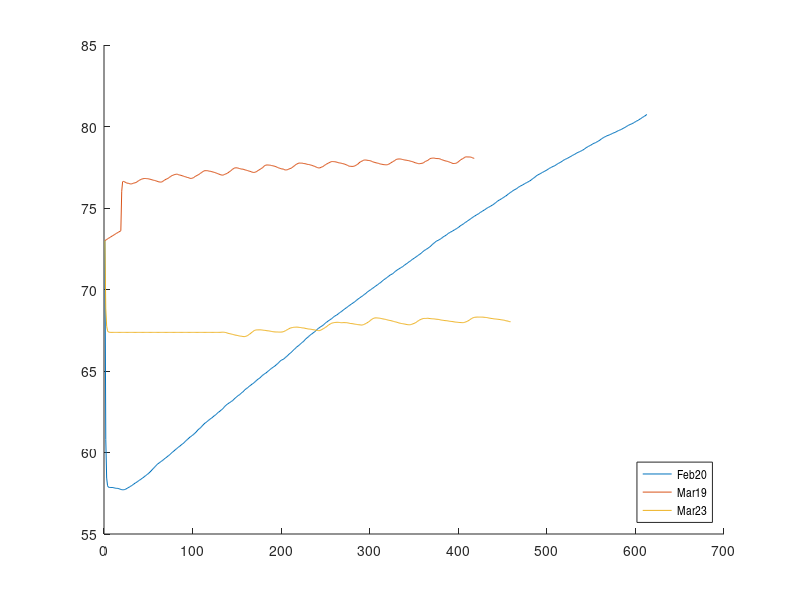

MATLAB code to generate this figure:
clc;

clear all;
load('ICSolar.ICS_Skeleton_20_Feb_2015.mat','temp_flowport_a');
Feb20 = temp_flowport_a - 273;

load('ICSolar.ICS_Skeleton_19_Mar_2015.mat','temp_flowport_a');
Mar19 = temp_flowport_a - 273;

load('ICSolar.ICS_Skeleton_23_Mar_2015.mat','temp_flowport_a');
Mar23 = temp_flowport_a - 273;


 hold on;
 plot(Feb20);
 plot(Mar19);
 plot(Mar23);
 
 
 legend('Feb20','Mar19','Mar23',...
    'Location','southeast');    %'southeast'
set(legend,'FontName','Arial Narrow');